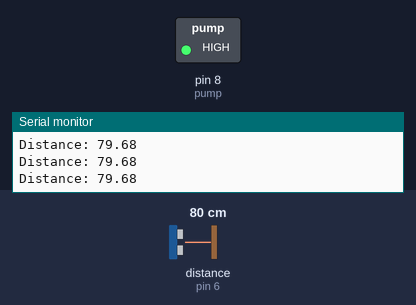
This sketch was run on a simulated Arduino Uno, built with avr-gcc and run on an emulated ATmega328P. Parts: switched loads named in the sketch (green lamp = pin HIGH), the last lines printed to the serial monitor. Wiring (inferred from the names in the program): ultrasonic range finder: trigger pin 7; echo pin 6. The test bench sets the inputs (shaded band); at power-on: distance to the obstacle (sensor on pin 6) 80 cm. The echo pulse lasts 58.3 µs per cm; pins used as bus, display or sensor lines are not drawn.

Above: at 1.3 s.
1.4 s: distance to the obstacle (sensor on pin 6) set to 18 cm
3.2 s: distance to the obstacle (sensor on pin 6) set to 14 cm
At 4.5 s:
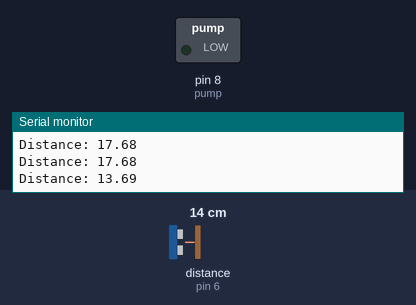
Timing chart, 0 to 6.2 s (numbered marks = the images above; inputs shaded):
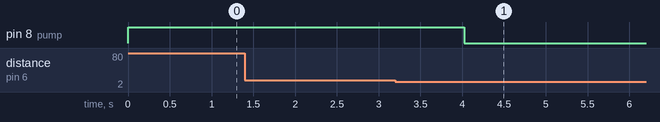

The sketch:

handwash.ino
```cpp
/*all projects available
 * Auto handwash system using arduino
 * All code available in https://github.com/NirmalKnock/Auto_Hand_wash_system

 */
int pump =8;
const int trigPin = 7;
const int echoPin = 6;

float duration, distance;


void setup() {
  pinMode(trigPin, OUTPUT);
  pinMode(pump,OUTPUT);
  digitalWrite(pump,HIGH);
  pinMode(echoPin, INPUT);
  Serial.begin(9600);

}

void loop() {
  digitalWrite(trigPin, LOW);
  delayMicroseconds(2);
  digitalWrite(trigPin, HIGH);
  delayMicroseconds(10);
  digitalWrite(trigPin, LOW);

  duration = pulseIn(echoPin, HIGH);
  distance = (duration*.0343)/2;
  Serial.print("Distance: ");
  Serial.println(distance);
  delay(500);
if(distance<15){    //use can increase the distancen
  /* Due to the TTL logic of relay and Arduino , I writen  digitalwrite as LOW, if after building your project ,if they works in opposite mode
  just change digitalWrite as Hign in (if condition ) and Low in else condition.
  Otherwise skip this comment*/
    digitalWrite(pump,LOW);
    delay(10000);   //You can increase the water timing

  }
  else{
    digitalWrite(pump,HIGH);
  }
}
```

Measured:
- the behaviour switches between 16 and 15 cm on distance to the obstacle (sensor on pin 6) (found by bisection; images 0 and 1)
- after the input at 3.2 s, pin 8 (pump): HIGH → LOW after 0.83 s
